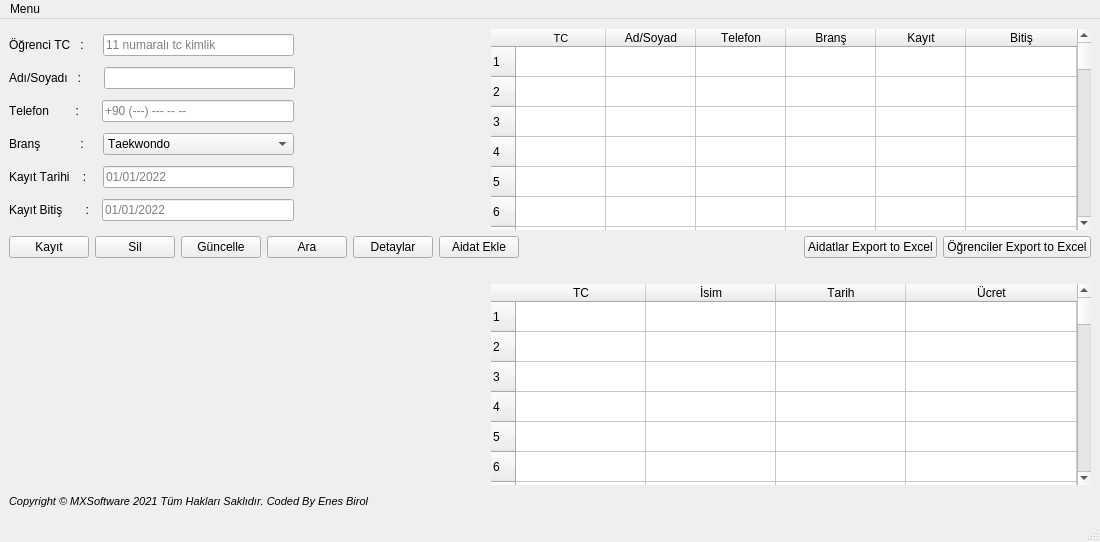
<?xml version="1.0" encoding="UTF-8"?>
<ui version="4.0">
 <class>MainWindow</class>
 <widget class="QMainWindow" name="MainWindow">
  <property name="windowModality">
   <enum>Qt::NonModal</enum>
  </property>
  <property name="geometry">
   <rect>
    <x>0</x>
    <y>0</y>
    <width>1100</width>
    <height>542</height>
   </rect>
  </property>
  <property name="minimumSize">
   <size>
    <width>0</width>
    <height>0</height>
   </size>
  </property>
  <property name="sizeIncrement">
   <size>
    <width>800</width>
    <height>200</height>
   </size>
  </property>
  <property name="baseSize">
   <size>
    <width>700</width>
    <height>200</height>
   </size>
  </property>
  <property name="font">
   <font>
    <weight>50</weight>
    <bold>false</bold>
    <strikeout>false</strikeout>
    <kerning>false</kerning>
   </font>
  </property>
  <property name="windowTitle">
   <string>Sporcu Kayıt ve Aidat Programı</string>
  </property>
  <property name="windowIcon">
   <iconset resource="../../assets/icons.qrc">
    <normaloff>:/assets/martialarts_g.png</normaloff>:/assets/martialarts_g.png</iconset>
  </property>
  <property name="styleSheet">
   <string notr="true"/>
  </property>
  <widget class="QWidget" name="centralwidget">
   <property name="minimumSize">
    <size>
     <width>1100</width>
     <height>400</height>
    </size>
   </property>
   <layout class="QVBoxLayout" name="verticalLayout_2">
    <property name="topMargin">
     <number>10</number>
    </property>
    <item>
     <layout class="QHBoxLayout" name="horizontalLayout_6">
      <property name="bottomMargin">
       <number>0</number>
      </property>
      <item>
       <layout class="QVBoxLayout" name="verticalLayout">
        <property name="bottomMargin">
         <number>0</number>
        </property>
        <item>
         <layout class="QHBoxLayout" name="horizontalLayout">
          <property name="topMargin">
           <number>0</number>
          </property>
          <item>
           <widget class="QLabel" name="label">
            <property name="text">
             <string>Öğrenci TC   :    </string>
            </property>
           </widget>
          </item>
          <item>
           <widget class="QLineEdit" name="ogr_tc_edit">
            <property name="inputMask">
             <string/>
            </property>
            <property name="placeholderText">
             <string>11 numaralı tc kimlik</string>
            </property>
           </widget>
          </item>
          <item>
           <spacer name="horizontalSpacer_2">
            <property name="orientation">
             <enum>Qt::Horizontal</enum>
            </property>
            <property name="sizeHint" stdset="0">
             <size>
              <width>40</width>
              <height>20</height>
             </size>
            </property>
           </spacer>
          </item>
         </layout>
        </item>
        <item>
         <layout class="QHBoxLayout" name="horizontalLayout_5">
          <property name="topMargin">
           <number>0</number>
          </property>
          <item>
           <widget class="QLabel" name="label_5">
            <property name="text">
             <string>Adı/Soyadı   :     </string>
            </property>
           </widget>
          </item>
          <item>
           <widget class="QLineEdit" name="ogr_name_surname_edit">
            <property name="placeholderText">
             <string/>
            </property>
           </widget>
          </item>
          <item>
           <spacer name="horizontalSpacer_3">
            <property name="orientation">
             <enum>Qt::Horizontal</enum>
            </property>
            <property name="sizeHint" stdset="0">
             <size>
              <width>40</width>
              <height>20</height>
             </size>
            </property>
           </spacer>
          </item>
         </layout>
        </item>
        <item>
         <layout class="QHBoxLayout" name="horizontalLayout_2">
          <property name="topMargin">
           <number>0</number>
          </property>
          <item>
           <widget class="QLabel" name="label_2">
            <property name="text">
             <string>Telefon        :     </string>
            </property>
           </widget>
          </item>
          <item>
           <widget class="QLineEdit" name="ogr_number_edit">
            <property name="placeholderText">
             <string>+90 (---) --- -- --</string>
            </property>
           </widget>
          </item>
          <item>
           <spacer name="horizontalSpacer_4">
            <property name="orientation">
             <enum>Qt::Horizontal</enum>
            </property>
            <property name="sizeHint" stdset="0">
             <size>
              <width>40</width>
              <height>20</height>
             </size>
            </property>
           </spacer>
          </item>
         </layout>
        </item>
        <item>
         <layout class="QHBoxLayout" name="horizontalLayout_3">
          <property name="topMargin">
           <number>0</number>
          </property>
          <item>
           <widget class="QLabel" name="label_3">
            <property name="text">
             <string>Branş            :    </string>
            </property>
           </widget>
          </item>
          <item>
           <widget class="QComboBox" name="brans_combox">
            <property name="sizePolicy">
             <sizepolicy hsizetype="MinimumExpanding" vsizetype="Maximum">
              <horstretch>0</horstretch>
              <verstretch>0</verstretch>
             </sizepolicy>
            </property>
            <property name="minimumSize">
             <size>
              <width>10</width>
              <height>10</height>
             </size>
            </property>
            <item>
             <property name="text">
              <string>Taekwondo</string>
             </property>
            </item>
            <item>
             <property name="text">
              <string>Judo</string>
             </property>
            </item>
            <item>
             <property name="text">
              <string>Pilates</string>
             </property>
            </item>
            <item>
             <property name="text">
              <string>Karate</string>
             </property>
            </item>
            <item>
             <property name="text">
              <string>Fitness</string>
             </property>
            </item>
           </widget>
          </item>
          <item>
           <spacer name="horizontalSpacer_5">
            <property name="orientation">
             <enum>Qt::Horizontal</enum>
            </property>
            <property name="sizeHint" stdset="0">
             <size>
              <width>40</width>
              <height>20</height>
             </size>
            </property>
           </spacer>
          </item>
         </layout>
        </item>
        <item>
         <layout class="QHBoxLayout" name="horizontalLayout_7">
          <item>
           <widget class="QLabel" name="label_4">
            <property name="text">
             <string>Kayıt Tarihi    :   </string>
            </property>
           </widget>
          </item>
          <item>
           <widget class="QLineEdit" name="register_edit">
            <property name="placeholderText">
             <string>01/01/2022</string>
            </property>
           </widget>
          </item>
          <item>
           <spacer name="horizontalSpacer">
            <property name="orientation">
             <enum>Qt::Horizontal</enum>
            </property>
            <property name="sizeHint" stdset="0">
             <size>
              <width>40</width>
              <height>20</height>
             </size>
            </property>
           </spacer>
          </item>
         </layout>
        </item>
        <item>
         <layout class="QHBoxLayout" name="horizontalLayout_4">
          <item>
           <widget class="QLabel" name="label_6">
            <property name="text">
             <string>Kayıt Bitiş       :  </string>
            </property>
           </widget>
          </item>
          <item>
           <widget class="QLineEdit" name="register_finish_edit">
            <property name="placeholderText">
             <string>01/01/2022</string>
            </property>
           </widget>
          </item>
          <item>
           <spacer name="horizontalSpacer_6">
            <property name="orientation">
             <enum>Qt::Horizontal</enum>
            </property>
            <property name="sizeHint" stdset="0">
             <size>
              <width>40</width>
              <height>20</height>
             </size>
            </property>
           </spacer>
          </item>
         </layout>
        </item>
       </layout>
      </item>
      <item>
       <widget class="QTableWidget" name="ogrenciler_tableWidget">
        <property name="minimumSize">
         <size>
          <width>600</width>
          <height>200</height>
         </size>
        </property>
        <property name="sizeIncrement">
         <size>
          <width>600</width>
          <height>200</height>
         </size>
        </property>
        <property name="baseSize">
         <size>
          <width>600</width>
          <height>200</height>
         </size>
        </property>
        <property name="statusTip">
         <string/>
        </property>
        <property name="autoFillBackground">
         <bool>true</bool>
        </property>
        <property name="inputMethodHints">
         <set>Qt::ImhNone</set>
        </property>
        <property name="frameShape">
         <enum>QFrame::NoFrame</enum>
        </property>
        <property name="frameShadow">
         <enum>QFrame::Sunken</enum>
        </property>
        <property name="lineWidth">
         <number>1</number>
        </property>
        <property name="autoScrollMargin">
         <number>16</number>
        </property>
        <property name="rowCount">
         <number>100</number>
        </property>
        <attribute name="horizontalHeaderCascadingSectionResizes">
         <bool>false</bool>
        </attribute>
        <attribute name="horizontalHeaderDefaultSectionSize">
         <number>90</number>
        </attribute>
        <attribute name="horizontalHeaderHighlightSections">
         <bool>true</bool>
        </attribute>
        <attribute name="horizontalHeaderMinimumSectionSize">
         <number>39</number>
        </attribute>
        <attribute name="horizontalHeaderShowSortIndicator" stdset="0">
         <bool>false</bool>
        </attribute>
        <attribute name="horizontalHeaderStretchLastSection">
         <bool>true</bool>
        </attribute>
        <attribute name="verticalHeaderCascadingSectionResizes">
         <bool>false</bool>
        </attribute>
        <attribute name="verticalHeaderMinimumSectionSize">
         <number>23</number>
        </attribute>
        <row/>
        <row/>
        <row/>
        <row/>
        <row/>
        <row/>
        <row/>
        <row/>
        <row/>
        <row/>
        <row/>
        <row/>
        <row/>
        <row/>
        <row/>
        <row/>
        <row/>
        <row/>
        <row/>
        <row/>
        <row/>
        <row/>
        <row/>
        <row/>
        <row/>
        <row/>
        <row/>
        <row/>
        <row/>
        <row/>
        <row/>
        <row/>
        <row/>
        <row/>
        <row/>
        <row/>
        <row/>
        <row/>
        <row/>
        <row/>
        <row/>
        <row/>
        <row/>
        <row/>
        <row/>
        <row/>
        <row/>
        <row/>
        <row/>
        <row/>
        <row/>
        <row/>
        <row/>
        <row/>
        <row/>
        <row/>
        <row/>
        <row/>
        <row/>
        <row/>
        <row/>
        <row/>
        <row/>
        <row/>
        <row/>
        <row/>
        <row/>
        <row/>
        <row/>
        <row/>
        <row/>
        <row/>
        <row/>
        <row/>
        <row/>
        <row/>
        <row/>
        <row/>
        <row/>
        <row/>
        <row/>
        <row/>
        <row/>
        <row/>
        <row/>
        <row/>
        <row/>
        <row/>
        <row/>
        <row/>
        <row/>
        <row/>
        <row/>
        <row/>
        <row/>
        <row/>
        <row/>
        <row/>
        <row/>
        <row/>
        <column>
         <property name="text">
          <string>TC</string>
         </property>
         <property name="font">
          <font>
           <pointsize>8</pointsize>
          </font>
         </property>
        </column>
        <column>
         <property name="text">
          <string>Ad/Soyad</string>
         </property>
        </column>
        <column>
         <property name="text">
          <string>Telefon</string>
         </property>
        </column>
        <column>
         <property name="text">
          <string>Branş</string>
         </property>
        </column>
        <column>
         <property name="text">
          <string>Kayıt</string>
         </property>
        </column>
        <column>
         <property name="text">
          <string>Bitiş</string>
         </property>
        </column>
       </widget>
      </item>
     </layout>
    </item>
    <item>
     <layout class="QHBoxLayout" name="horizontalLayout_9">
      <property name="bottomMargin">
       <number>0</number>
      </property>
      <item>
       <widget class="QPushButton" name="register_button">
        <property name="text">
         <string>Kayıt</string>
        </property>
       </widget>
      </item>
      <item>
       <widget class="QPushButton" name="delete_button">
        <property name="text">
         <string>Sil</string>
        </property>
       </widget>
      </item>
      <item>
       <widget class="QPushButton" name="update_button">
        <property name="text">
         <string>Güncelle</string>
        </property>
       </widget>
      </item>
      <item>
       <widget class="QPushButton" name="search_button">
        <property name="text">
         <string>Ara</string>
        </property>
       </widget>
      </item>
      <item>
       <widget class="QPushButton" name="more_detail_button">
        <property name="text">
         <string>Detaylar</string>
        </property>
       </widget>
      </item>
      <item>
       <widget class="QPushButton" name="aidat_add_button">
        <property name="text">
         <string>Aidat Ekle</string>
        </property>
       </widget>
      </item>
      <item>
       <spacer name="horizontalSpacer_7">
        <property name="orientation">
         <enum>Qt::Horizontal</enum>
        </property>
        <property name="sizeHint" stdset="0">
         <size>
          <width>40</width>
          <height>20</height>
         </size>
        </property>
       </spacer>
      </item>
      <item>
       <widget class="QPushButton" name="aidat_export_button">
        <property name="text">
         <string>Aidatlar Export to Excel</string>
        </property>
       </widget>
      </item>
      <item>
       <widget class="QPushButton" name="ogr_export_button">
        <property name="sizePolicy">
         <sizepolicy hsizetype="Fixed" vsizetype="Fixed">
          <horstretch>0</horstretch>
          <verstretch>0</verstretch>
         </sizepolicy>
        </property>
        <property name="text">
         <string>Öğrenciler Export to Excel</string>
        </property>
       </widget>
      </item>
     </layout>
    </item>
    <item>
     <widget class="QLabel" name="label_7">
      <property name="text">
       <string/>
      </property>
     </widget>
    </item>
    <item>
     <layout class="QHBoxLayout" name="horizontalLayout_8">
      <property name="bottomMargin">
       <number>0</number>
      </property>
      <item>
       <spacer name="horizontalSpacer_10">
        <property name="orientation">
         <enum>Qt::Horizontal</enum>
        </property>
        <property name="sizeHint" stdset="0">
         <size>
          <width>40</width>
          <height>20</height>
         </size>
        </property>
       </spacer>
      </item>
      <item>
       <widget class="QLabel" name="label_8">
        <property name="minimumSize">
         <size>
          <width>200</width>
          <height>100</height>
         </size>
        </property>
        <property name="styleSheet">
         <string notr="true">image: url(:/assets/martialarts_g.png);</string>
        </property>
        <property name="text">
         <string/>
        </property>
       </widget>
      </item>
      <item>
       <spacer name="horizontalSpacer_8">
        <property name="orientation">
         <enum>Qt::Horizontal</enum>
        </property>
        <property name="sizeHint" stdset="0">
         <size>
          <width>40</width>
          <height>20</height>
         </size>
        </property>
       </spacer>
      </item>
      <item>
       <widget class="QTableWidget" name="aidatlar_tableWidget">
        <property name="minimumSize">
         <size>
          <width>600</width>
          <height>200</height>
         </size>
        </property>
        <property name="sizeIncrement">
         <size>
          <width>600</width>
          <height>200</height>
         </size>
        </property>
        <property name="baseSize">
         <size>
          <width>600</width>
          <height>200</height>
         </size>
        </property>
        <property name="frameShape">
         <enum>QFrame::NoFrame</enum>
        </property>
        <property name="autoScrollMargin">
         <number>16</number>
        </property>
        <property name="dragEnabled">
         <bool>false</bool>
        </property>
        <property name="showGrid">
         <bool>true</bool>
        </property>
        <property name="gridStyle">
         <enum>Qt::SolidLine</enum>
        </property>
        <property name="sortingEnabled">
         <bool>false</bool>
        </property>
        <property name="wordWrap">
         <bool>true</bool>
        </property>
        <property name="cornerButtonEnabled">
         <bool>true</bool>
        </property>
        <property name="rowCount">
         <number>100</number>
        </property>
        <attribute name="horizontalHeaderVisible">
         <bool>true</bool>
        </attribute>
        <attribute name="horizontalHeaderCascadingSectionResizes">
         <bool>false</bool>
        </attribute>
        <attribute name="horizontalHeaderDefaultSectionSize">
         <number>130</number>
        </attribute>
        <attribute name="horizontalHeaderShowSortIndicator" stdset="0">
         <bool>false</bool>
        </attribute>
        <attribute name="horizontalHeaderStretchLastSection">
         <bool>true</bool>
        </attribute>
        <attribute name="verticalHeaderCascadingSectionResizes">
         <bool>false</bool>
        </attribute>
        <attribute name="verticalHeaderDefaultSectionSize">
         <number>25</number>
        </attribute>
        <attribute name="verticalHeaderHighlightSections">
         <bool>true</bool>
        </attribute>
        <attribute name="verticalHeaderMinimumSectionSize">
         <number>30</number>
        </attribute>
        <attribute name="verticalHeaderShowSortIndicator" stdset="0">
         <bool>false</bool>
        </attribute>
        <attribute name="verticalHeaderStretchLastSection">
         <bool>false</bool>
        </attribute>
        <row/>
        <row/>
        <row/>
        <row/>
        <row/>
        <row/>
        <row/>
        <row/>
        <row/>
        <row/>
        <row/>
        <row/>
        <row/>
        <row/>
        <row/>
        <row/>
        <row/>
        <row/>
        <row/>
        <row/>
        <row/>
        <row/>
        <row/>
        <row/>
        <row/>
        <row/>
        <row/>
        <row/>
        <row/>
        <row/>
        <row/>
        <row/>
        <row/>
        <row/>
        <row/>
        <row/>
        <row/>
        <row/>
        <row/>
        <row/>
        <row/>
        <row/>
        <row/>
        <row/>
        <row/>
        <row/>
        <row/>
        <row/>
        <row/>
        <row/>
        <row/>
        <row/>
        <row/>
        <row/>
        <row/>
        <row/>
        <row/>
        <row/>
        <row/>
        <row/>
        <row/>
        <row/>
        <row/>
        <row/>
        <row/>
        <row/>
        <row/>
        <row/>
        <row/>
        <row/>
        <row/>
        <row/>
        <row/>
        <row/>
        <row/>
        <row/>
        <row/>
        <row/>
        <row/>
        <row/>
        <row/>
        <row/>
        <row/>
        <row/>
        <row/>
        <row/>
        <row/>
        <row/>
        <row/>
        <row/>
        <row/>
        <row/>
        <row/>
        <row/>
        <row/>
        <row/>
        <row/>
        <row/>
        <row/>
        <row/>
        <column>
         <property name="text">
          <string>TC</string>
         </property>
        </column>
        <column>
         <property name="text">
          <string>İsim</string>
         </property>
        </column>
        <column>
         <property name="text">
          <string>Tarih</string>
         </property>
        </column>
        <column>
         <property name="text">
          <string>Ücret</string>
         </property>
        </column>
       </widget>
      </item>
     </layout>
    </item>
    <item>
     <layout class="QHBoxLayout" name="horizontalLayout_11">
      <property name="bottomMargin">
       <number>0</number>
      </property>
      <item>
       <widget class="QLabel" name="label_9">
        <property name="font">
         <font>
          <pointsize>8</pointsize>
          <weight>50</weight>
          <italic>true</italic>
          <bold>false</bold>
          <underline>false</underline>
         </font>
        </property>
        <property name="text">
         <string>Copyright © MXSoftware 2021 Tüm Hakları Saklıdır. Coded By Enes Birol</string>
        </property>
       </widget>
      </item>
      <item>
       <spacer name="horizontalSpacer_9">
        <property name="orientation">
         <enum>Qt::Horizontal</enum>
        </property>
        <property name="sizeHint" stdset="0">
         <size>
          <width>40</width>
          <height>20</height>
         </size>
        </property>
       </spacer>
      </item>
     </layout>
    </item>
   </layout>
  </widget>
  <widget class="QMenuBar" name="menubar">
   <property name="geometry">
    <rect>
     <x>0</x>
     <y>0</y>
     <width>1100</width>
     <height>21</height>
    </rect>
   </property>
   <widget class="QMenu" name="menuMenu">
    <property name="title">
     <string>Menu</string>
    </property>
    <addaction name="actionExport_Data"/>
    <addaction name="actionApp_info"/>
   </widget>
   <addaction name="menuMenu"/>
  </widget>
  <widget class="QStatusBar" name="statusBar"/>
  <action name="actionExit">
   <property name="text">
    <string>Exit</string>
   </property>
  </action>
  <action name="actionExport_Data">
   <property name="checkable">
    <bool>true</bool>
   </property>
   <property name="text">
    <string>Export Data</string>
   </property>
  </action>
  <action name="actionApp_info">
   <property name="text">
    <string>App İnfo</string>
   </property>
  </action>
 </widget>
 <resources>
  <include location="../../assets/icons.qrc"/>
 </resources>
 <connections/>
</ui>
